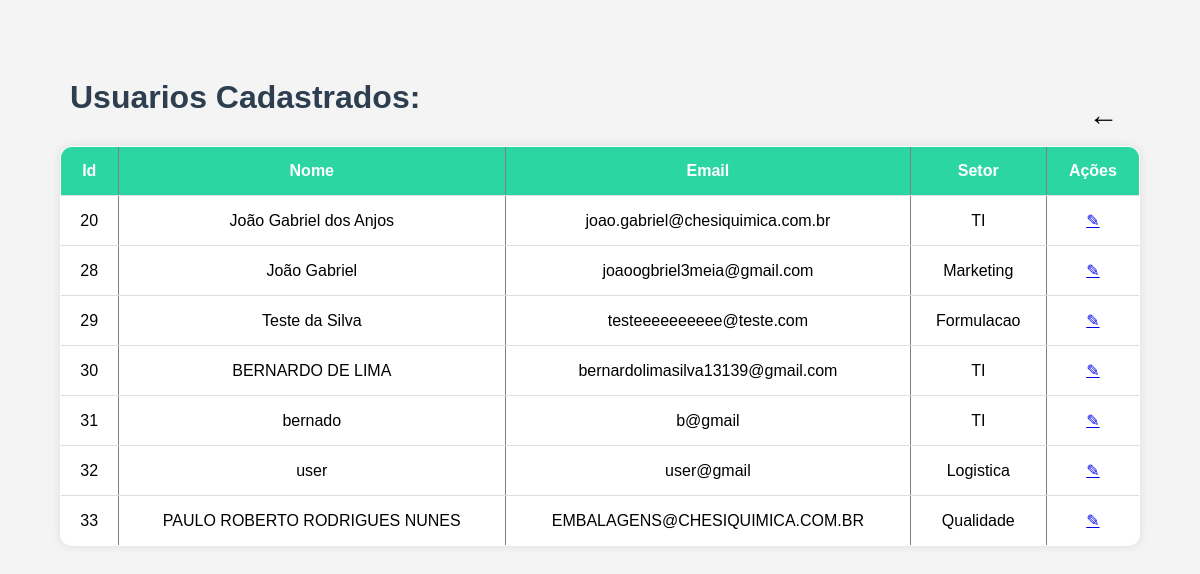
Before: /dashboard/telainicial/Usuario/listarUsuario.php (signed in) with the older database file.
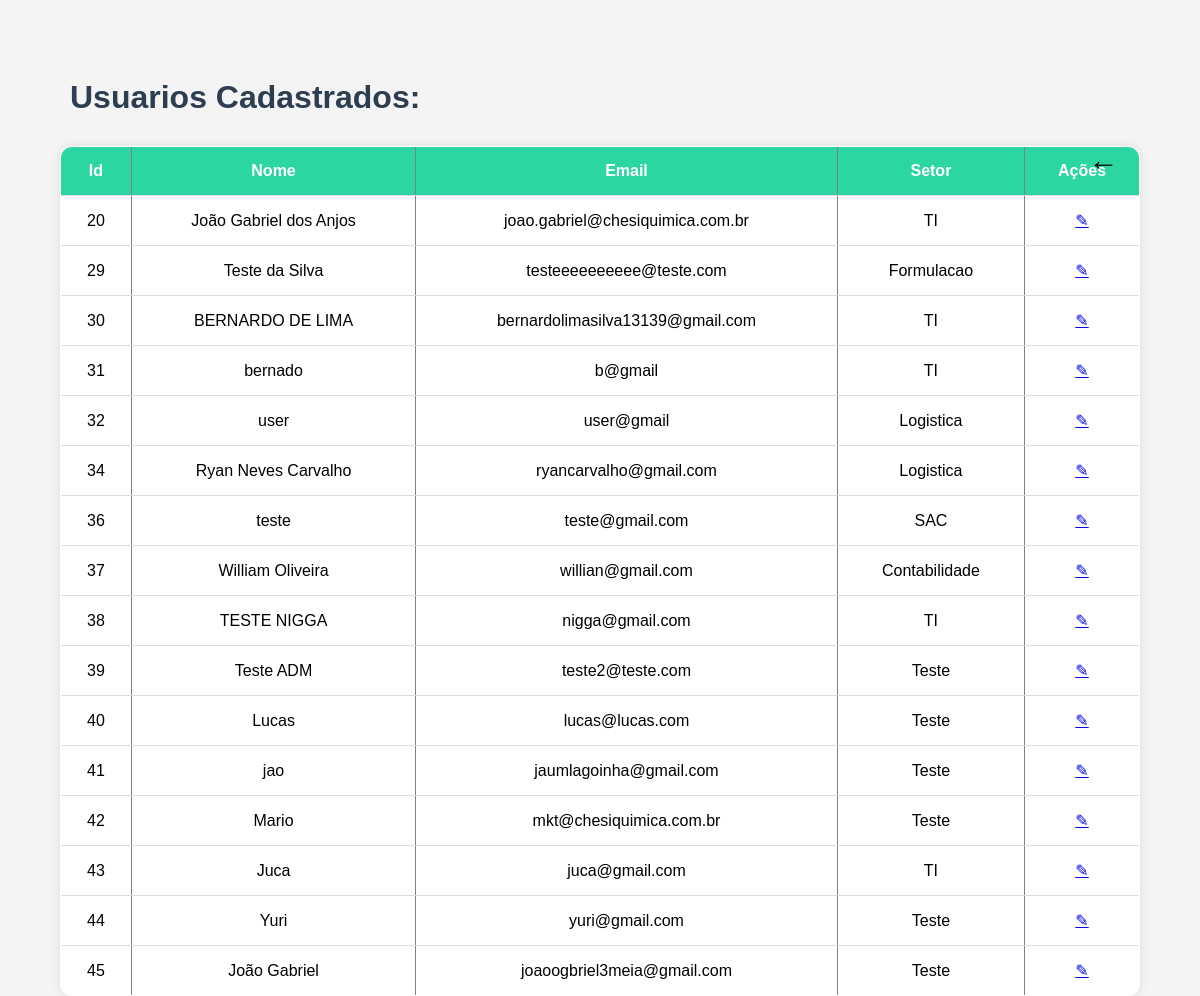
After: the same page with the newer database file.
### tables this page shows
CREATE TABLE `usuarios` (
  `id` int(20) NOT NULL,
  `nome` varchar(40) NOT NULL,
  `email` varchar(60) NOT NULL,
  `senha` varchar(40) NOT NULL,
  `setor` varchar(40) NOT NULL,
  `local` varchar(40) NOT NULL
);

### php/Conexao.php (called while the page is built, shortened)
<?php
    class Conexao{
        private $dbname = "glpi_teste";
        private $user = "root";
        private $password ="";
        private $host = "localhost";
        public function __construct() {
            try {
                $this->conn = new PDO("mysql:host=$this->host;dbname=$this->dbname", $this->user, $this->password);
            } catch (PDOException $e) {
                echo "Erro de conexão: " . $e->getMessage();
            }
        }
    }
?>

### php/Usuario.php (called while the page is built, shortened)
<?php
require_once 'Conexao.php';
    class Usuario extends Conexao{
        public function listarUsuarios(){
            $sql = "SELECT *FROM usuarios";
            $stmt = $this->conn->prepare($sql);
            $stmt->execute();
            return $stmt->fetchAll(PDO::FETCH_ASSOC);
        }
    }

### dashboard/telainicial/Usuario/listarUsuario.php (the view, shortened to what this page needs)
<?php
require_once '..\..\..\php\Usuario.php';
$usuario = new Usuario();
$usuario = $usuario->listarUsuarios();
?>
<!DOCTYPE html>
<html lang="en">
<head>
    <link rel="stylesheet" href="../../../css/listaUsuario.css">
</head>
<body>
    <div class="container">
        <div class="textos">
            <h1>Usuarios Cadastrados:</h1>
            <a class="voltar"href="..\..\..\php\validacao.php">&#8592;</a>
        </div>
        <table border="1">
            <tr>
                <th>Id</th>
                <th>Nome</th>
                <th>Email</th>
                <th>Setor</th>
                <th>Ações</th>
            </tr>
            <?php foreach ($usuario as $usuarios) { ?>
                <tr>
                    <td><?php echo $usuarios['id']; ?></td>
                    <td><?php echo $usuarios['nome']; ?></td>
                    <td><?php echo $usuarios['email']; ?></td>
                    <td><?php echo $usuarios['setor']; ?></td>
                    <td><a href="detalhesUsuarios.php?id=<?= $usuarios['id']; ?>">&#9998;</a>
                </tr>
            <?php } ?>
    </div>
</body>
</html>

Changed rows visible on the page:
removed usuarios: id "28", nome "João Gabriel", email "joaoogbriel3meia@gmail.com", setor "Marketing"
removed usuarios: id "33", nome "PAULO ROBERTO RODRIGUES NUNES", email "EMBALAGENS@CHESIQUIMICA.COM.BR", setor "Qualidade"
added usuarios: id "34", nome "Ryan Neves Carvalho", email "ryancarvalho@gmail.com", setor "Logistica"
added usuarios: id "36", nome "teste", email "teste@gmail.com", setor "SAC"
added usuarios: id "37", nome "William Oliveira", email "willian@gmail.com", setor "Contabilidade"
added usuarios: id "38", nome "TESTE NIGGA", email "nigga@gmail.com", setor "TI"
added usuarios: id "39", nome "Teste ADM", email "teste2@teste.com", setor "Teste"
added usuarios: id "40", nome "Lucas", email "lucas@lucas.com", setor "Teste"
added usuarios: id "41", nome "jao", email "jaumlagoinha@gmail.com", setor "Teste"
added usuarios: id "42", nome "Mario", email "mkt@chesiquimica.com.br", setor "Teste"
added usuarios: id "43", nome "Juca", email "juca@gmail.com", setor "TI"
added usuarios: id "44", nome "Yuri", email "yuri@gmail.com", setor "Teste"
added usuarios: id "45", nome "João Gabriel", email "joaoogbriel3meia@gmail.com", setor "Teste"
